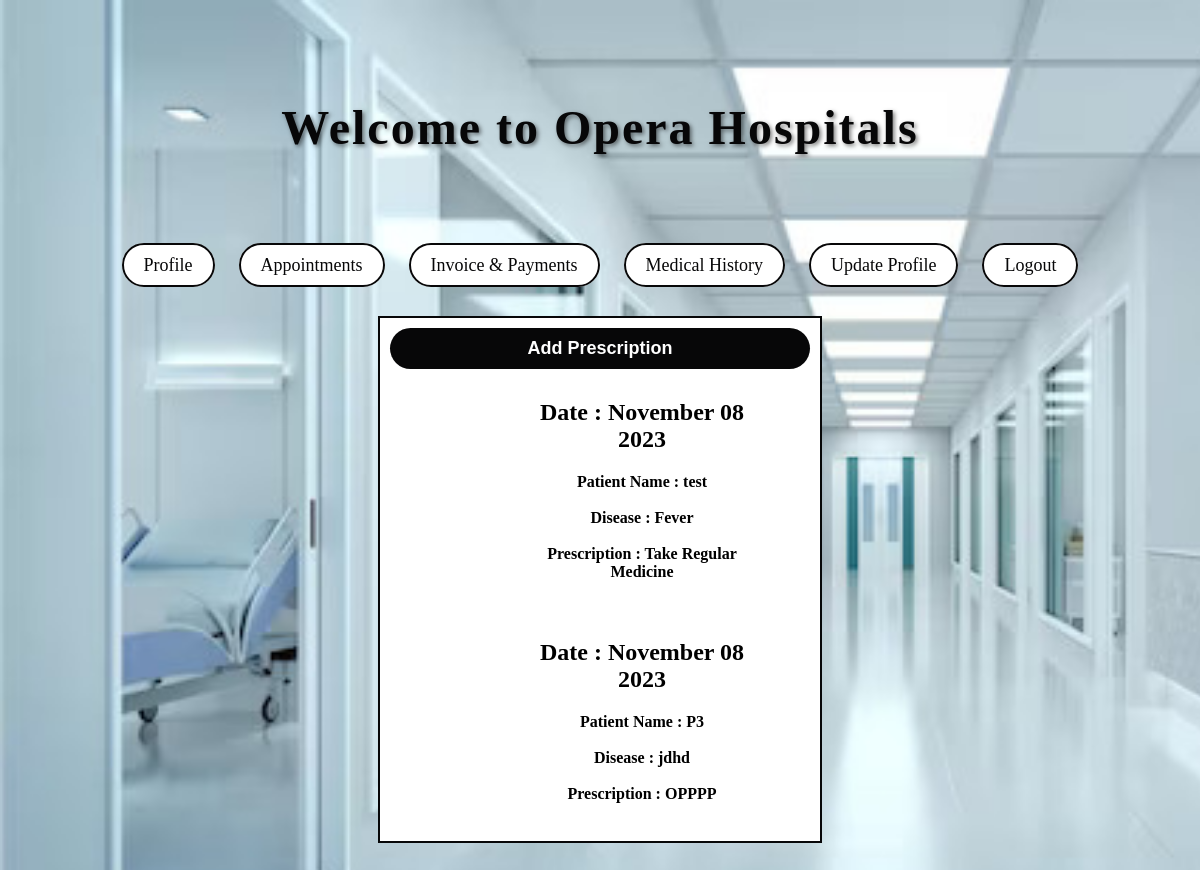
The app's page /pres/ (signed in) with its own data.
### Doctor/models.py (models this page shows, shortened)
class Prescription(models.Model):
    prid=models.AutoField(primary_key=True)
    patient=models.ForeignKey(Patient,on_delete=models.CASCADE)
    doctor=models.ForeignKey(Doctor,on_delete=models.CASCADE)
    prescription=models.TextField()
    disease=models.CharField(max_length=25)
    date=models.DateTimeField(default=timezone.now)

### Home/models.py (models this page shows, shortened)
class Patient(models.Model):
    user = models.ForeignKey(User,on_delete=models.CASCADE)
    pid=models.AutoField(primary_key=True)
    phone=models.CharField(max_length=10)
    age=models.CharField(max_length=3)
    gender=models.CharField(max_length=10)
    address=models.CharField(max_length=100)
    bloodgroup=models.CharField(max_length=10)
    casepaper=models.CharField(max_length=10)
    otp=models.CharField(max_length=6)
    verify=models.CharField(max_length=1,default=0)
    image=models.ImageField(default='default.jpg',upload_to='med_report')
    def __str__(self):
        return f'{self.user.first_name}'

### Doctor/views.py (the view)
# urls.py: path('pres/',views.pres,name='pres'),
@login_required
def pres(request):
    pre = Prescription.objects.all()
    return render(request, 'Doctor/pres.html', {'pre': pre})

### Doctor/templates/Doctor/pres.html (shortened to what this page needs)
{% extends 'base2.html' %}
{% block content %}
<div class="profile">
    <center>
        <a href="{% url 'addpres'%}"><button>Add Prescription</button></a>
    </center>
    {% for pre in pre %}
    <div style="margin-left: 20%;width: 60%;padding: 10px;">
        <h2>Date : {{ pre.date|date:"F d Y" }}</h2>
        <b>Patient Name : </b>{{ pre.patient }}<br><br>
        <b>Disease : </b>{{ pre.disease }}<br><br>
        <b>Prescription : </b>{{ pre.prescription }}<br><br>
    </div>
    {% endfor %}
</div>
{% endblock %}

### Home/templates/base2.html (style rules this page uses)
body { background-image: url('../static/bg.jpg'); background-size: cover; background-repeat: no-repeat; background-attachment: fixed; margin: 0; padding: 0; }
.profile { width: 35%; top: 50%; font-weight: bold; padding: 10px; border: 2px solid #070708; background-color: white; margin: 40px auto; }

### Doctor/templates/Doctor/pres.html (style rules this page uses)
.profile { width: 35%; top: 50%; font-weight: bold; padding: 10px; border: 2px solid #070708; background-color: white; margin: 40px auto; }
button { width: 100%; font-size: 18px; padding: 10px; background-color: #070708; color: white; border: none; border-radius: 25px; font-weight: bold; }

### records on screen
Prescription: date "November 08 2023", patient "test", disease "Fever", prescription "Take Regular Medicine"
Prescription: date "November 08 2023", patient "P3", disease "jdhd", prescription "OPPPP"
